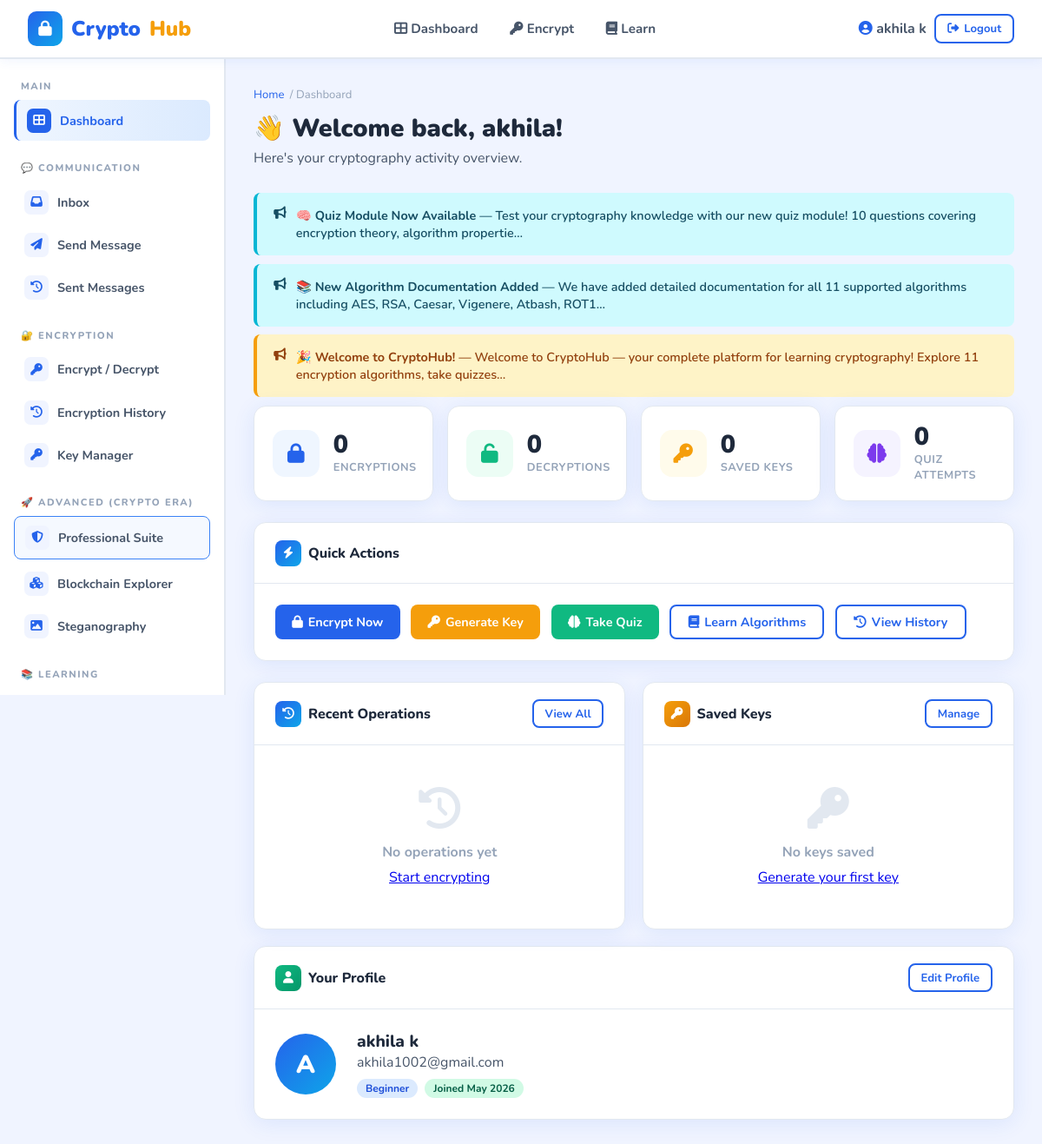
Screenshot of /dashboard/ (signed in) with the database file from the repository.
### crypto_app/models.py (models this page shows, shortened)
class Announcement(models.Model):
    PRIORITY_CHOICES = [
        ('LOW', 'Low'),
        ('MEDIUM', 'Medium'),
        ('HIGH', 'High'),
        ('CRITICAL', 'Critical'),
    ]
    title = models.CharField(max_length=200)
    content = models.TextField()
    priority = models.CharField(max_length=10, choices=PRIORITY_CHOICES, default='MEDIUM')
    is_active = models.BooleanField(default=True)
    target_audience = models.CharField(max_length=20, choices=[
        ('ALL', 'All Users'), ('USERS', 'Regular Users'), ('ADMIN', 'Admins Only')
    ], default='ALL')
    created_by = models.ForeignKey(User, on_delete=models.SET_NULL, null=True)
    created_at = models.DateTimeField(default=timezone.now)
    expires_at = models.DateTimeField(null=True, blank=True)
    class Meta:
        ordering = ['-created_at']

class UserProfile(models.Model):
    user = models.OneToOneField(User, on_delete=models.CASCADE, related_name='profile')
    bio = models.TextField(blank=True)
    phone = models.CharField(max_length=20, blank=True)
    organization = models.CharField(max_length=200, blank=True)
    expertise_level = models.CharField(max_length=20, choices=[
        ('BEGINNER', 'Beginner'),
        ('INTERMEDIATE', 'Intermediate'),
        ('ADVANCED', 'Advanced'),
        ('EXPERT', 'Expert'),
    ], default='BEGINNER')
    preferred_algorithm = models.CharField(max_length=20, blank=True)
    total_encryptions = models.IntegerField(default=0)
    total_decryptions = models.IntegerField(default=0)
    avatar = models.ImageField(upload_to='avatars/', blank=True, null=True)
    joined_at = models.DateTimeField(default=timezone.now)
    last_activity = models.DateTimeField(default=timezone.now)

### crypto_app/views.py (the view)
# urls.py: path('dashboard/', views.dashboard, name='dashboard'),
@login_required
def dashboard(request):
    user = request.user
    profile, _ = UserProfile.objects.get_or_create(user=user)
    recent_logs = EncryptionLog.objects.filter(user=user)[:5]
    recent_keys = CryptoKey.objects.filter(user=user, is_active=True)[:3]
    announcements = Announcement.objects.filter(
        is_active=True, target_audience__in=['ALL', 'USERS']
    )[:3]
    stats = {
        'total_encryptions': EncryptionLog.objects.filter(user=user, operation='ENCRYPT').count(),
        'total_decryptions': EncryptionLog.objects.filter(user=user, operation='DECRYPT').count(),
        'saved_keys': CryptoKey.objects.filter(user=user, is_active=True).count(),
        'quiz_attempts': QuizAttempt.objects.filter(user=user).count(),
        'best_score': QuizAttempt.objects.filter(user=user).order_by('-percentage').first(),
        'unread_messages': CommunicationMessage.objects.filter(receiver=user, is_read=False).count(),
    }
    return render(request, 'crypto_app/dashboard.html', {
        'profile': profile,
        'recent_logs': recent_logs,
        'recent_keys': recent_keys,
        'announcements': announcements,
        'stats': stats,
    })

### crypto_app/templates/crypto_app/dashboard.html (shortened to what this page needs)
{% extends 'crypto_app/base.html' %}
{% block body %}
<div class="app-layout">
    {% include 'crypto_app/user_sidebar.html' %}
    <main class="main-content fade-in">
        <div class="page-header">
            <div class="breadcrumb"><a href="{% url 'home' %}">Home</a> / Dashboard</div>
            <h1>👋 Welcome back, {{ user.first_name|default:user.username }}!</h1>
            <p>Here's your cryptography activity overview.</p>
        </div>
        {% for ann in announcements %}
        <div class="alert alert-{% if ann.priority == 'HIGH' or ann.priority == 'CRITICAL' %}warning{% else %}info{% endif %}" style="margin-bottom:0.6rem;">
            <i class="fas fa-bullhorn"></i>
            <div><strong>{{ ann.title }}</strong> — {{ ann.content|truncatechars:120 }}</div>
        </div>
        {% endfor %}
        <div class="stats-grid">
            <div class="stat-card">
                <div class="stat-icon blue"><i class="fas fa-lock"></i></div>
                <div>
                    <div class="stat-value">{{ stats.total_encryptions }}</div>
                    <div class="stat-label">Encryptions</div>
                </div>
            </div>
            <div class="stat-card">
                <div class="stat-icon green"><i class="fas fa-unlock"></i></div>
                <div>
                    <div class="stat-value">{{ stats.total_decryptions }}</div>
                    <div class="stat-label">Decryptions</div>
                </div>
            </div>
            <div class="stat-card">
                <div class="stat-icon amber"><i class="fas fa-key"></i></div>
                <div>
                    <div class="stat-value">{{ stats.saved_keys }}</div>
                    <div class="stat-label">Saved Keys</div>
                </div>
            </div>
            <div class="stat-card">
                <div class="stat-icon purple"><i class="fas fa-brain"></i></div>
                <div>
                    <div class="stat-value">{{ stats.quiz_attempts }}</div>
                    <div class="stat-label">Quiz Attempts</div>
                </div>
            </div>
        </div>
        <div class="card" style="margin-bottom:1.5rem;">
            <div class="card-header">
                <h3><span class="ch-icon"><i class="fas fa-bolt"></i></span> Quick Actions</h3>
            </div>
            <div class="card-body">
                <div style="display:flex;flex-wrap:wrap;gap:0.8rem;">
                    <a href="{% url 'encryption_tool' %}" class="btn btn-primary"><i class="fas fa-lock"></i> Encrypt Now</a>
                    <a href="{% url 'key_manager' %}" class="btn btn-warning" style="background:var(--accent);color:white;"><i class="fas fa-key"></i> Generate Key</a>
                    <a href="{% url 'quiz' %}" class="btn btn-success"><i class="fas fa-brain"></i> Take Quiz</a>
                    <a href="{% url 'algorithm_reference' %}" class="btn btn-outline"><i class="fas fa-book"></i> Learn Algorithms</a>
                    <a href="{% url 'history' %}" class="btn btn-outline"><i class="fas fa-history"></i> View History</a>
                </div>
            </div>
        </div>
        <div class="grid-2">
            <div class="card">
                <div class="card-header">
                    <h3><span class="ch-icon"><i class="fas fa-history"></i></span> Recent Operations</h3>
                    <a href="{% url 'history' %}" class="btn btn-outline btn-sm">View All</a>
                </div>
                <div class="card-body" style="padding:0;">
                    {% if recent_logs %}
                    <div class="table-wrap">
                        <table>
                            <thead><tr><th>Algorithm</th><th>Op</th><th>Date</th></tr></thead>
                            <tbody>
                            {% for log in recent_logs %}
                            <tr>
                                <td><span class="algo-chip">{{ log.algorithm }}</span></td>
                                <td>
                                    <span class="badge-tag {% if log.operation == 'ENCRYPT' %}badge-blue{% elif log.operation == 'DECRYPT' %}badge-green{% else %}badge-amber{% endif %}">
                                        {{ log.operation }}
                                    </span>
                                </td>
                                <td style="color:var(--text-light);font-size:0.82rem;">{{ log.created_at|date:"M d, H:i" }}</td>
                            </tr>
                            {% endfor %}
                            </tbody>
                        </table>
                    </div>
                    {% else %}
                    <div class="empty-state">
                        <i class="fas fa-history"></i>
                        <h3>No operations yet</h3>
                        <p><a href="{% url 'encryption_tool' %}">Start encrypting</a></p>
                    </div>
                    {% endif %}
                </div>
            </div>
            <div class="card">
                <div class="card-header">
                    <h3><span class="ch-icon" style="background:linear-gradient(135deg,#F59E0B,#D97706);"><i class="fas fa-key"></i></span> Saved Keys</h3>
                    <a href="{% url 'key_manager' %}" class="btn btn-outline btn-sm">Manage</a>
                </div>
                <div class="card-body" style="padding:0;">
                    {% if recent_keys %}
                    <div class="table-wrap">
                        <table>
                            <thead><tr><th>Name</th><th>Algorithm</th><th>Type</th></tr></thead>
                            <tbody>
                            {% for key in recent_keys %}
                            <tr>
                                <td style="font-weight:700;">{{ key.name }}</td>
                                <td><span class="algo-chip">{{ key.algorithm }}</span></td>
                                <td><span class="badge-tag badge-purple">{{ key.get_key_type_display }}</span></td>
                            </tr>
                            {% endfor %}
                            </tbody>
                        </table>
                    </div>
                    {% else %}
                    <div class="empty-state">
                        <i class="fas fa-key"></i>
                        <h3>No keys saved</h3>
                        <p><a href="{% url 'key_manager' %}">Generate your first key</a></p>
                    </div>
                    {% endif %}
                </div>
            </div>
        </div>
        <div class="card" style="margin-top:1.2rem;">
            <div class="card-header">
                <h3><span class="ch-icon" style="background:linear-gradient(135deg,#10B981,#059669);"><i class="fas fa-user"></i></span> Your Profile</h3>
                <a href="{% url 'profile' %}" class="btn btn-outline btn-sm">Edit Profile</a>
            </div>
            <div class="card-body">
                <div style="display:flex;align-items:center;gap:1.5rem;flex-wrap:wrap;">
                    <div style="width:70px;height:70px;background:linear-gradient(135deg,var(--primary),var(--secondary));border-radius:50%;display:flex;align-items:center;justify-content:center;color:white;font-size:1.8rem;font-weight:900;flex-shrink:0;">
                        {{ user.first_name.0|default:user.username.0|upper }}
                    </div>
                    <div>
                        <h3 style="font-size:1.2rem;font-weight:800;">{{ user.get_full_name|default:user.username }}</h3>
                        <p style="color:var(--text-mid);">{{ user.email }}</p>
                        <div style="display:flex;gap:0.5rem;margin-top:0.5rem;flex-wrap:wrap;">
                            <span class="badge-tag badge-blue">{{ profile.get_expertise_level_display }}</span>
                            <span class="badge-tag badge-green">Joined {{ user.date_joined|date:"M Y" }}</span>
                        </div>
                    </div>
                </div>
            </div>
        </div>
    </main>
</div>
{% endblock %}

### crypto_app/templates/crypto_app/base.html (shortened to what this page needs)
<!DOCTYPE html>
<html lang="en">
<head>
    <link rel="stylesheet" href="https://cdnjs.cloudflare.com/ajax/libs/font-awesome/6.5.0/css/all.min.css">
</head>
<body>
<header class="topnav">
    <a href="{% url 'home' %}" class="brand">
        <div class="logo-icon"><i class="fas fa-lock"></i></div>
        Crypto<span class="sub">Hub</span>
    </a>
    {% if user.is_authenticated %}
    <nav>
        {% if user.is_staff %}
        <a href="{% url 'admin_dashboard' %}"><i class="fas fa-tachometer-alt"></i> Admin Panel</a>
        {% else %}
        <a href="{% url 'dashboard' %}"><i class="fas fa-th-large"></i> Dashboard</a>
        <a href="{% url 'encryption_tool' %}"><i class="fas fa-key"></i> Encrypt</a>
        <a href="{% url 'topics' %}"><i class="fas fa-book"></i> Learn</a>
        {% endif %}
    </nav>
    <div class="auth-btns">
        <span style="font-weight:700; color:var(--text-mid);">
            <i class="fas fa-user-circle" style="color:var(--primary)"></i>
            {{ user.get_full_name|default:user.username }}
        </span>
        <a href="{% url 'logout' %}" class="btn btn-outline btn-sm">
            <i class="fas fa-sign-out-alt"></i> Logout
        </a>
    </div>
    {% endif %}
</header>
{% block body %}{% endblock %}
</body>
</html>

### rows the page displays
Announcement: title "🧠 Quiz Module Now Available", content "Test your cryptography knowledge with our new quiz module! 10 questions covering encryption theory, algorithm propertie…"
Announcement: title "📚 New Algorithm Documentation Added", content "We have added detailed documentation for all 11 supported algorithms including AES, RSA, Caesar, Vigenere, Atbash, ROT1…"
Announcement: title "🎉 Welcome to CryptoHub!", content "Welcome to CryptoHub — your complete platform for learning cryptography! Explore 11 encryption algorithms, take quizzes…"
UserProfile: expertise_level "Beginner"

### other values shown
{{ user.get_full_name|default:user.username }} "akhila k"
{{ user.first_name|default:user.username }} "akhila"
{{ stats.total_encryptions }} "0"
{{ stats.total_decryptions }} "0"
{{ stats.saved_keys }} "0"
{{ stats.quiz_attempts }} "0"
{{ user.first_name.0|default:user.username.0|upper }} "A"
{{ user.email }} "akhila1002@gmail.com"
{{ user.date_joined|date:"M Y" }} "May 2026"
